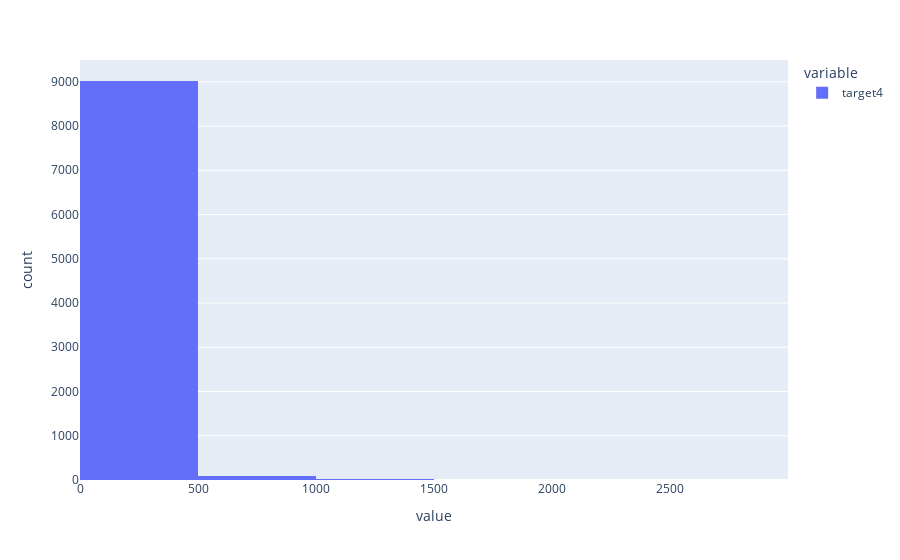

The notebook cell this image was saved under:
### Code cell
fig = plt.histogram(target4, nbins=10)
fig.show()

### Figure 1 — Plotly figure (JSON) as saved in the notebook; plotly's stock layout.template omitted (floating-point values rounded to 4 significant figures; data arrays with more than 128 entries replaced by an {"elided": "..."} marker saying what was removed)
{"data": [{"alignmentgroup": "True", "bingroup": "x", "hovertemplate": "variable=target4<br>value=%{x}<br>count=%{y}<extra></extra>", "legendgroup": "target4", "marker": {"color": "#636efa"}, "name": "target4", "nbinsx": 10, "offsetgroup": "target4", "orientation": "v", "showlegend": true, "type": "histogram", "x": {"elided": "9135 int values"}, "xaxis": "x", "yaxis": "y"}], "layout": {"barmode": "relative", "legend": {"title": {"text": "variable"}, "tracegroupgap": 0}, "margin": {"t": 60}, "xaxis": {"anchor": "y", "domain": [0, 1], "title": {"text": "value"}}, "yaxis": {"anchor": "x", "domain": [0, 1], "title": {"text": "count"}}}}
